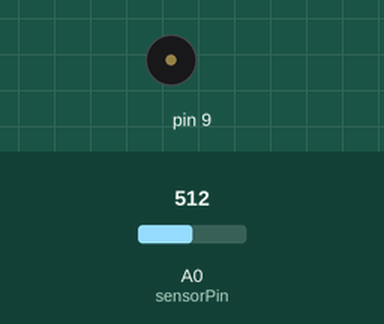
Bench run of a sketch on a simulated Arduino Uno, built with avr-gcc and run on an emulated ATmega328P. Parts: buzzer (waves = sounding). Inputs (shaded band) come from the test bench; at power-on: A0 (sensorPin) = 512.

Above: at 1.2 s.
1.3 s: A0 (sensorPin) set to 306
At 1.7 s:
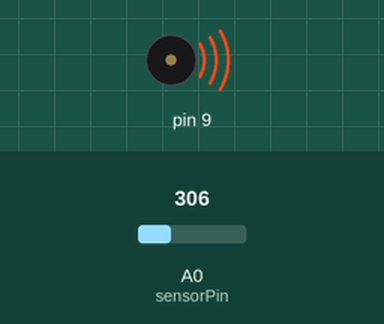
2.8 s: A0 (sensorPin) set to 511
At 4.0 s:
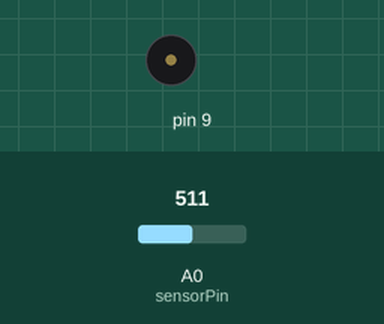
4.3 s: A0 (sensorPin) set to 122
At 5.1 s:
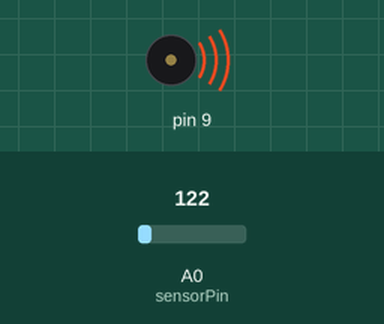
Timing chart, 0 to 7.3 s (numbered marks = the images above; inputs shaded):
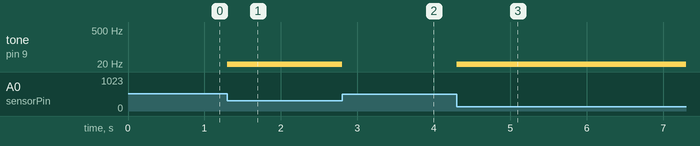

Measured:
- after the input at 1.3 s, tone on pin 9: silent → 10 Hz at once
- after the input at 2.8 s, tone on pin 9: 10 Hz → silent at once
- after the input at 4.3 s, tone on pin 9: silent → 10 Hz at once

The sketch:

photocell-led_experiment.ino
```cpp
//START
int sensorPin = A0;
int led = 7;
int lightCal;
int lightVal;

void setup() {
  lightCal = analogRead(sensorPin);
}

void loop() {
  lightVal = analogRead(sensorPin);

  if (lightVal < lightCal-20 ) {
    tone(9,10);
  }

  else {
    noTone(9);
  }
}
//END.
```
